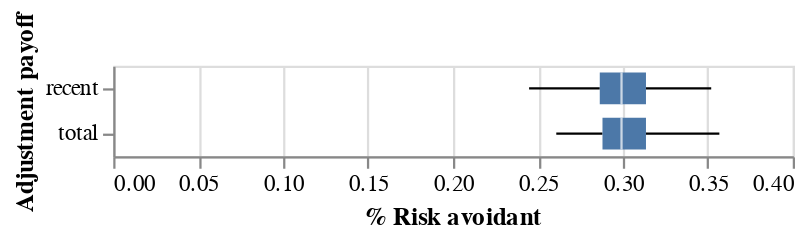

The cell this chart's notebook holds for it:
### Code cell
alt.Chart(df_payoff).mark_boxplot(extent="min-max").encode(
    x=alt.X("pct_risk_avoidant", title="% Risk avoidant"),
    y=alt.Y("adjust_payoff", title="Adjustment payoff")
)

### Figure 1 — Vega specification as saved in the notebook (floating-point values rounded to 4 significant figures)
{"$schema": "https://vega.github.io/schema/vega/v5.json", "data": [{"name": "source_0"}, {"name": "data_0", "values": [{"adjust_payoff": "recent", "lower_box_pct_risk_avoidant": 0.2864, "lower_whisker_pct_risk_avoidant": 0.2448, "mid_box_pct_risk_avoidant": 0.2992, "upper_box_pct_risk_avoidant": 0.3136, "upper_whisker_pct_risk_avoidant": 0.352}, {"adjust_payoff": "total", "lower_box_pct_risk_avoidant": 0.288, "lower_whisker_pct_risk_avoidant": 0.2608, "mid_box_pct_risk_avoidant": 0.2992, "upper_box_pct_risk_avoidant": 0.3136, "upper_whisker_pct_risk_avoidant": 0.3568}]}, {"name": "data_1", "values": [{"adjust_payoff": "recent", "lower_box_pct_risk_avoidant": 0.2864, "lower_whisker_pct_risk_avoidant": 0.2448, "mid_box_pct_risk_avoidant": 0.2992, "upper_box_pct_risk_avoidant": 0.3136, "upper_whisker_pct_risk_avoidant": 0.352}, {"adjust_payoff": "total", "lower_box_pct_risk_avoidant": 0.288, "lower_whisker_pct_risk_avoidant": 0.2608, "mid_box_pct_risk_avoidant": 0.2992, "upper_box_pct_risk_avoidant": 0.3136, "upper_whisker_pct_risk_avoidant": 0.3568}]}, {"name": "data_2", "values": [{"adjust_payoff": "recent", "lower_box_pct_risk_avoidant": 0.2864, "lower_whisker_pct_risk_avoidant": 0.2448, "mid_box_pct_risk_avoidant": 0.2992, "upper_box_pct_risk_avoidant": 0.3136, "upper_whisker_pct_risk_avoidant": 0.352}, {"adjust_payoff": "total", "lower_box_pct_risk_avoidant": 0.288, "lower_whisker_pct_risk_avoidant": 0.2608, "mid_box_pct_risk_avoidant": 0.2992, "upper_box_pct_risk_avoidant": 0.3136, "upper_whisker_pct_risk_avoidant": 0.3568}]}, {"name": "data_3", "values": [{"adjust_payoff": "recent", "lower_box_pct_risk_avoidant": 0.2864, "lower_whisker_pct_risk_avoidant": 0.2448, "mid_box_pct_risk_avoidant": 0.2992, "upper_box_pct_risk_avoidant": 0.3136, "upper_whisker_pct_risk_avoidant": 0.352}, {"adjust_payoff": "total", "lower_box_pct_risk_avoidant": 0.288, "lower_whisker_pct_risk_avoidant": 0.2608, "mid_box_pct_risk_avoidant": 0.2992, "upper_box_pct_risk_avoidant": 0.3136, "upper_whisker_pct_risk_avoidant": 0.3568}]}, {"name": "data_0_y_domain_adjust_payoff_0", "values": [{"adjust_payoff": "recent"}, {"adjust_payoff": "total"}]}, {"name": "data_1_y_domain_adjust_payoff_1", "values": [{"adjust_payoff": "recent"}, {"adjust_payoff": "total"}]}, {"name": "data_2_y_domain_adjust_payoff_2", "values": [{"adjust_payoff": "recent"}, {"adjust_payoff": "total"}]}, {"name": "data_3_y_domain_adjust_payoff_3", "values": [{"adjust_payoff": "recent"}, {"adjust_payoff": "total"}]}], "signals": [{"name": "y_step", "value": 20}, {"name": "height", "update": "bandspace(domain('y').length, 0, 0) * y_step"}], "marks": [{"type": "rule", "name": "layer_0_marks", "from": {"data": "data_0"}, "encode": {"update": {"x": {"field": "lower_whisker_pct_risk_avoidant", "scale": "x"}, "y": {"field": "adjust_payoff", "scale": "y", "band": 0.5}, "tooltip": {"signal": "{\"Max of % Risk avoidant\": format(datum[\"upper_whisker_pct_risk_avoidant\"], \"\"), \"Q3 of % Risk avoidant\": format(datum[\"upper_box_pct_risk_avoidant\"], \"\"), \"Median of % Risk avoidant\": format(datum[\"mid_box_pct_risk_avoidant\"], \"\"), \"Q1 of % Risk avoidant\": format(datum[\"lower_box_pct_risk_avoidant\"], \"\"), \"Min of % Risk avoidant\": format(datum[\"lower_whisker_pct_risk_avoidant\"], \"\"), \"Adjustment payoff\": isValid(datum[\"adjust_payoff\"]) ? datum[\"adjust_payoff\"] : \"\"+datum[\"adjust_payoff\"]}"}, "stroke": {"value": "black"}, "x2": {"field": "lower_box_pct_risk_avoidant", "scale": "x"}}}, "style": ["rule", "boxplot-rule"], "aria": false}, {"type": "rule", "name": "layer_1_marks", "from": {"data": "data_1"}, "encode": {"update": {"tooltip": {"signal": "{\"Max of % Risk avoidant\": format(datum[\"upper_whisker_pct_risk_avoidant\"], \"\"), \"Q3 of % Risk avoidant\": format(datum[\"upper_box_pct_risk_avoidant\"], \"\"), \"Median of % Risk avoidant\": format(datum[\"mid_box_pct_risk_avoidant\"], \"\"), \"Q1 of % Risk avoidant\": format(datum[\"lower_box_pct_risk_avoidant\"], \"\"), \"Min of % Risk avoidant\": format(datum[\"lower_whisker_pct_risk_avoidant\"], \"\"), \"Adjustment payoff\": isValid(datum[\"adjust_payoff\"]) ? datum[\"adjust_payoff\"] : \"\"+datum[\"adjust_payoff\"]}"}, "y": {"field": "adjust_payoff", "scale": "y", "band": 0.5}, "stroke": {"value": "black"}, "x2": {"field": "upper_whisker_pct_risk_avoidant", "scale": "x"}, "x": {"field": "upper_box_pct_risk_avoidant", "scale": "x"}}}, "style": ["rule", "boxplot-rule"], "aria": false}, {"type": "rect", "name": "layer_2_marks", "from": {"data": "data_2"}, "encode": {"update": {"fill": {"value": "#4c78a8"}, "tooltip": {"signal": "{\"Max of % Risk avoidant\": format(datum[\"upper_whisker_pct_risk_avoidant\"], \"\"), \"Q3 of % Risk avoidant\": format(datum[\"upper_box_pct_risk_avoidant\"], \"\"), \"Median of % Risk avoidant\": format(datum[\"mid_box_pct_risk_avoidant\"], \"\"), \"Q1 of % Risk avoidant\": format(datum[\"lower_box_pct_risk_avoidant\"], \"\"), \"Min of % Risk avoidant\": format(datum[\"lower_whisker_pct_risk_avoidant\"], \"\"), \"Adjustment payoff\": isValid(datum[\"adjust_payoff\"]) ? datum[\"adjust_payoff\"] : \"\"+datum[\"adjust_payoff\"]}"}, "x": {"field": "lower_box_pct_risk_avoidant", "scale": "x"}, "x2": {"field": "upper_box_pct_risk_avoidant", "scale": "x"}, "height": {"value": 14}, "yc": {"field": "adjust_payoff", "scale": "y", "band": 0.5}}}, "style": ["bar", "boxplot-box"]}, {"type": "rect", "name": "layer_3_marks", "from": {"data": "data_3"}, "encode": {"update": {"opacity": {"value": 0.7}, "fill": [{"value": "#4c78a8", "test": "datum['lower_box_pct_risk_avoidant'] >= datum['upper_box_pct_risk_avoidant']"}, {"value": "white"}], "xc": {"field": "mid_box_pct_risk_avoidant", "scale": "x"}, "tooltip": {"signal": "{\"Max of % Risk avoidant\": format(datum[\"upper_whisker_pct_risk_avoidant\"], \"\"), \"Q3 of % Risk avoidant\": format(datum[\"upper_box_pct_risk_avoidant\"], \"\"), \"Median of % Risk avoidant\": format(datum[\"mid_box_pct_risk_avoidant\"], \"\"), \"Q1 of % Risk avoidant\": format(datum[\"lower_box_pct_risk_avoidant\"], \"\"), \"Min of % Risk avoidant\": format(datum[\"lower_whisker_pct_risk_avoidant\"], \"\"), \"Adjustment payoff\": isValid(datum[\"adjust_payoff\"]) ? datum[\"adjust_payoff\"] : \"\"+datum[\"adjust_payoff\"]}"}, "yc": {"field": "adjust_payoff", "scale": "y", "band": 0.5}, "height": {"value": 14}, "width": {"value": 1}}}, "style": ["tick", "boxplot-median"], "aria": false}], "scales": [{"name": "x", "type": "linear", "domain": {"fields": [{"data": "data_0", "field": "lower_whisker_pct_risk_avoidant"}, {"data": "data_0", "field": "lower_box_pct_risk_avoidant"}, {"data": "data_1", "field": "upper_box_pct_risk_avoidant"}, {"data": "data_1", "field": "upper_whisker_pct_risk_avoidant"}, {"data": "data_2", "field": "lower_box_pct_risk_avoidant"}, {"data": "data_2", "field": "upper_box_pct_risk_avoidant"}, {"data": "data_3", "field": "mid_box_pct_risk_avoidant"}]}, "range": [0, {"signal": "width"}], "zero": true, "nice": true}, {"name": "y", "type": "band", "domain": {"fields": [{"data": "data_0_y_domain_adjust_payoff_0", "field": "adjust_payoff"}, {"data": "data_1_y_domain_adjust_payoff_1", "field": "adjust_payoff"}, {"data": "data_2_y_domain_adjust_payoff_2", "field": "adjust_payoff"}, {"data": "data_3_y_domain_adjust_payoff_3", "field": "adjust_payoff"}], "sort": true}, "range": {"step": {"signal": "y_step"}}, "paddingOuter": 0, "paddingInner": 0}], "axes": [{"scale": "x", "grid": true, "labels": false, "ticks": false, "maxExtent": 0, "minExtent": 0, "domain": false, "gridScale": "y", "orient": "bottom", "zindex": 0, "aria": false, "tickCount": {"signal": "ceil(width/40)"}}, {"scale": "x", "zindex": 0, "orient": "bottom", "grid": false, "labelOverlap": true, "title": "% Risk avoidant", "tickCount": {"signal": "ceil(width/40)"}, "labelFlush": true}, {"scale": "y", "orient": "left", "zindex": 0, "title": "Adjustment payoff", "grid": false}], "width": 300, "background": "white", "style": "cell", "padding": 5}
